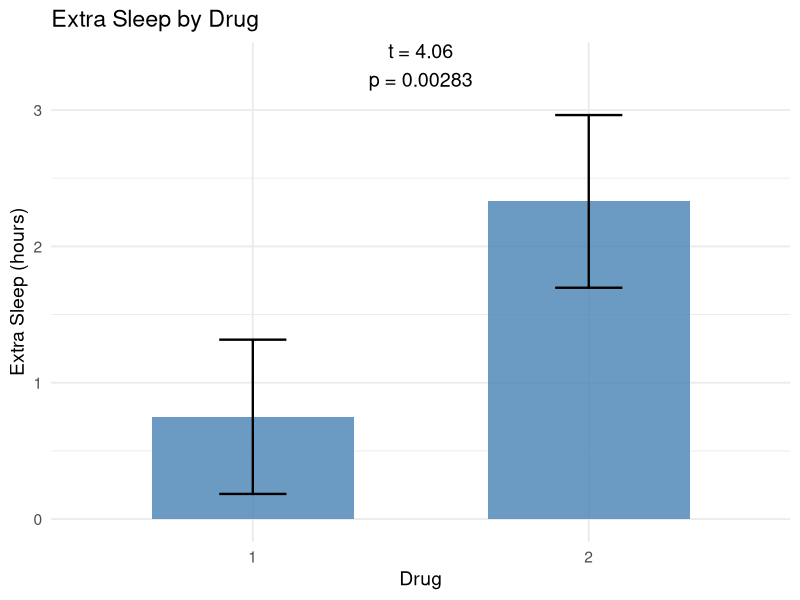

The R script that drew this image:
library(dplyr)
library(ggplot2)
library(broom)

data <- sleep

# Compute group means for bar plot
summary_tbl <- data |>
  group_by(group) |>
  summarise(
    mean_extra = mean(extra),
    sd_extra   = sd(extra),
    n          = n(),
    se_extra   = sd_extra / sqrt(n)
  )

# Compute prolongation (drug - placebo) per subject
sleep1 <- data |>
  group_by(ID) |>
  summarise(
    prolongation = extra[group == 2] - extra[group == 1]
  )

# Paired t-test
tt <- t.test(sleep1$prolongation, mu = 0)
tt_tidy <- tidy(tt)

p_value <- signif(tt_tidy$p.value, 3)
t_stat  <- signif(tt_tidy$statistic, 3)

# Bar plot with t-test annotation
ggplot(summary_tbl, aes(x = factor(group), y = mean_extra)) +
  geom_col(fill = "steelblue", alpha = 0.8, width = 0.6) +
  geom_errorbar(aes(ymin = mean_extra - se_extra,
                    ymax = mean_extra + se_extra),
                width = 0.2, linewidth = 0.8) +
  labs(
    title = "Extra Sleep by Drug",
    x = "Drug",
    y = "Extra Sleep (hours)"
  ) +
  annotate(
    "text",
    x = 1.5,
    y = max(summary_tbl$mean_extra) + 1,
    label = paste0("t = ", t_stat, "\n",
                   "p = ", p_value),
    size = 5,
    hjust = 0.5
  ) +
  theme_minimal(base_size = 14)
